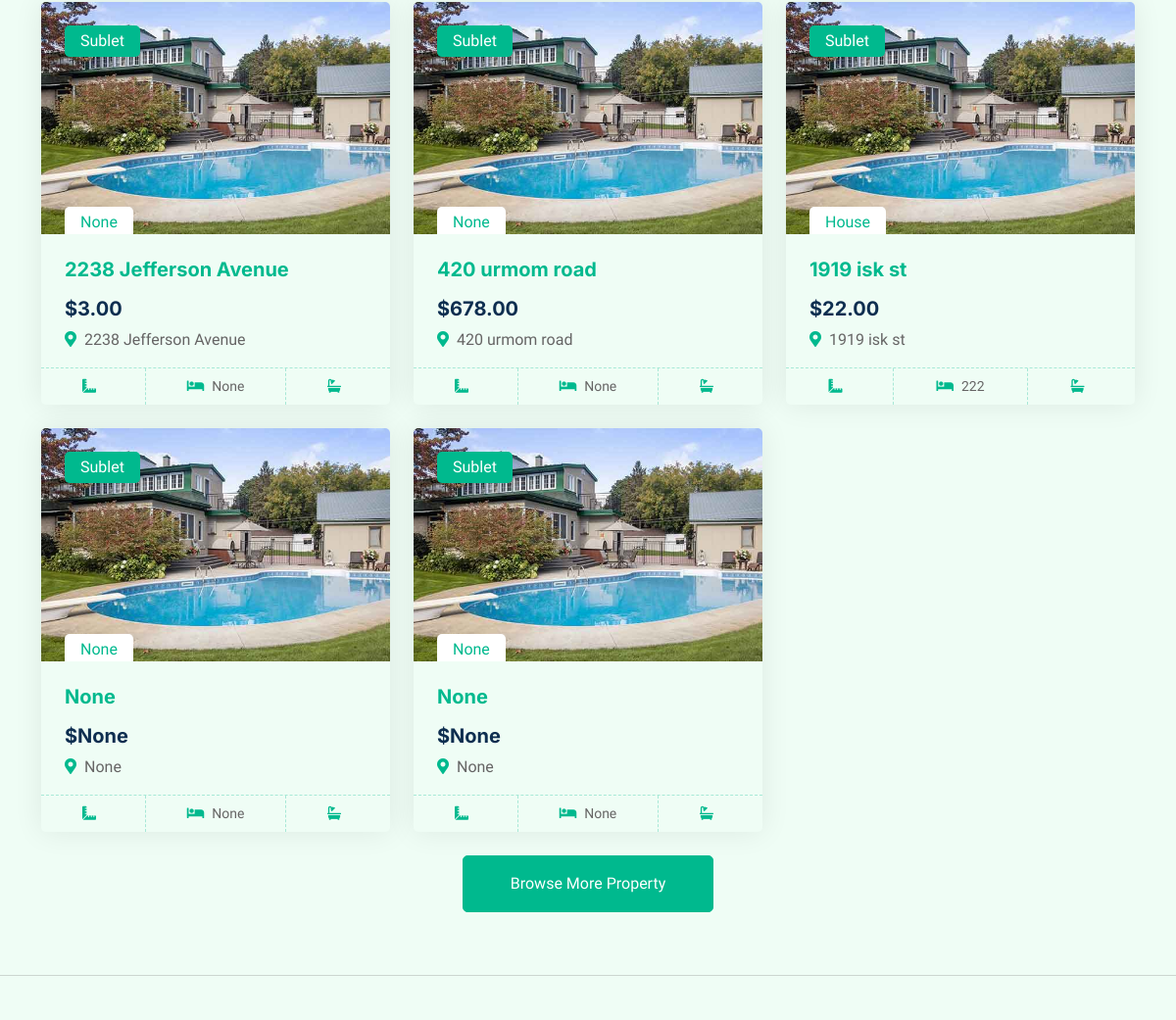
/home/ (middle part), run on an earlier commit of the app's database.
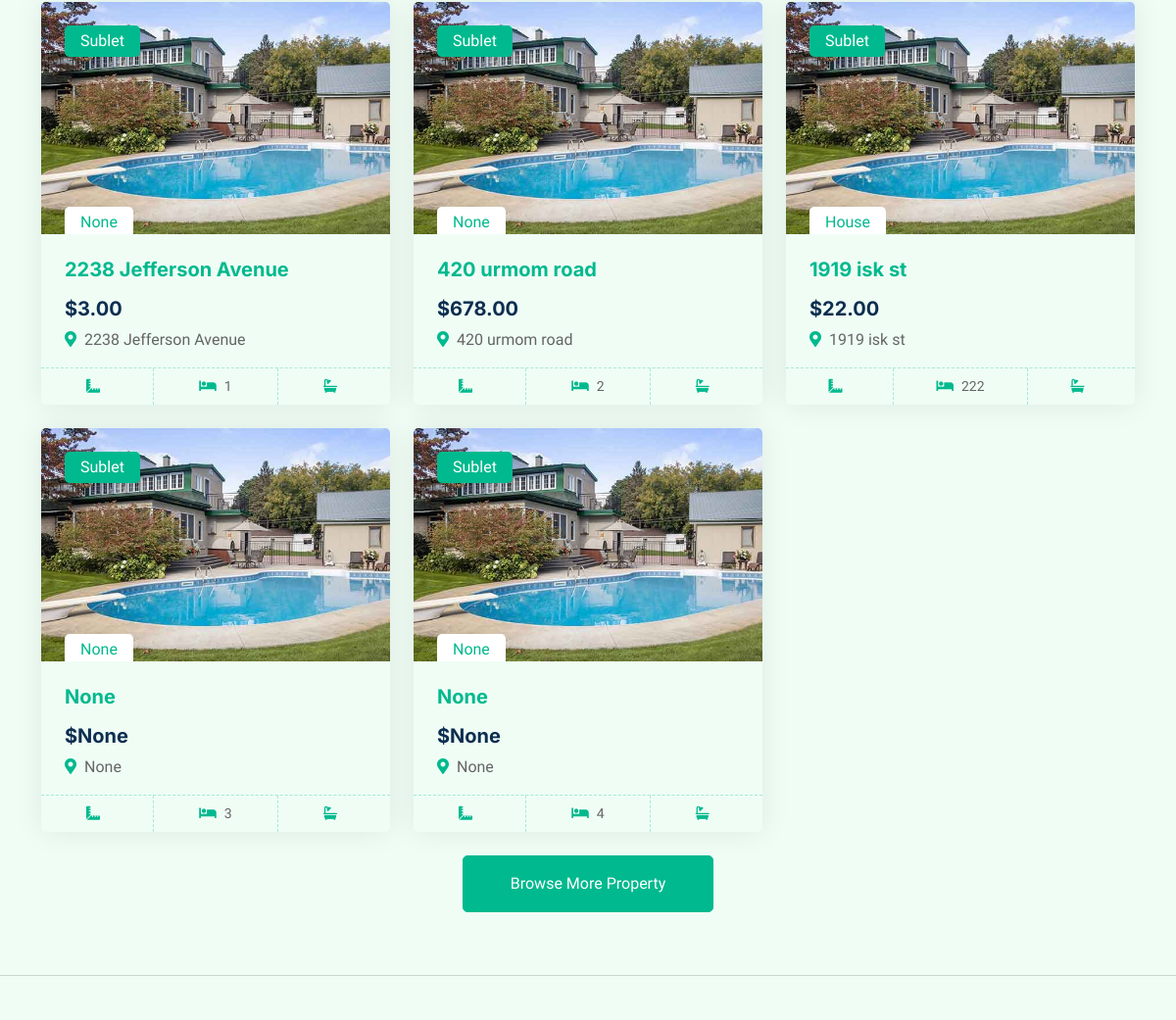
And on a later commit of the database.
### hello/models.py (models this page shows)
class allinformation(models.Model):
    user = models.ForeignKey(User, on_delete=models.CASCADE, null=True)
    address = models.CharField(max_length=200, blank=True, null=True)
    city = models.CharField(max_length=200, blank=True, null=True)
    zip = models.IntegerField( blank=True, null=True)
    state = models.CharField(max_length=22, blank=True, null=True)
    hometype = models.CharField(max_length=100, blank=True, null=True)
    monthlyprice = models.DecimalField(max_digits = 100, decimal_places=2, blank=True, null=True)
    securitydeposit = models.DecimalField(max_digits = 100, decimal_places=2, blank=True, null=True)
    numbertenants = models.IntegerField(blank=True, null=True)
    gender = models.CharField(max_length=20, blank=True, null=True)
    beds = models.IntegerField( blank=True, null=True)
    addrentinfo = models.CharField(max_length=300, blank=True, null=True)
    parking = models.CharField(max_length=4, blank=True, null=True)
    pets = models.CharField(max_length=4, blank=True, null=True)
    laundry = models.CharField(max_length=20, blank=True, null=True)
    addamenityinfo = models.CharField(max_length=300, blank=True, null=True)
    image = models.ImageField(upload_to=None, height_field=None, width_field=None, max_length=100,blank=True, null=True )

### hello/views.py (the view)
# urls.py: path("home/", views.home, name="home"),
def home(request):
    shome_list = allinformation.objects.all()
    return render(request, 'hello/home.html', {'shome_list': shome_list})

### hello/templates/hello/home.html (shortened to what this page needs)
{% extends "hello/layout.html" %}
{% load static %}
{% block content %}
    <head>
        <link href="https://cdnjs.cloudflare.com/ajax/libs/font-awesome/5.10.0/css/all.min.css" rel="stylesheet">
        <link href="https://cdn.jsdelivr.net/npm/bootstrap-icons@1.4.1/font/bootstrap-icons.css" rel="stylesheet">
        <link href="{% static 'lib/animate/animate.min.css' %}" rel="stylesheet">
        <link href="{% static 'lib/owlcarousel/assets/owl.carousel.min.css' %}" rel="stylesheet">
        <link href="{% static 'hello/css/bootstrap.min.css' %}" rel="stylesheet">
        <link href="{% static 'hello/css/style.css' %}" rel="stylesheet">
    </head>
    <div class="container-xxl py-5">
        <div class="container">
            <div class="tab-content">
                <div id="tab-1" class="tab-pane fade show p-0 active">
                    <div class="row g-4">
                        {% for listing in shome_list%}
                        <div class="col-lg-4 col-md-6 wow fadeInUp" data-wow-delay="0.1s">
                            <div class="property-item rounded overflow-hidden">
                                <div class="position-relative overflow-hidden">
                                            <a href="{% url 'view_listing' listing.id %}"><img class="img-fluid" src="{% static 'hello/images/property-3.jpg'%}" alt=""></a>
                                    <div class="bg-primary rounded text-white position-absolute start-0 top-0 m-4 py-1 px-3">Sublet</div>
                                    <div class="bg-white rounded-top text-primary position-absolute start-0 bottom-0 mx-4 pt-1 px-3">{{listing.hometype}}</div>
                                </div>
                                <div class="p-4 pb-0">
                                    <h5 class="text-primary mb-3">{{listing.address}}</h5>
                                    <a class="d-block h5 mb-2" href="" id="{{listing.id}}">${{listing.monthlyprice}}</a>
                                    <p><i class="fa fa-map-marker-alt text-primary me-2"></i>{{listing.address}}</p>
                                </div>
                                <div class="d-flex border-top">
                                    <small class="flex-fill text-center border-end py-2"><i class="fa fa-ruler-combined text-primary me-2"></i>{{listing.size}}</small>
                                    <small class="flex-fill text-center border-end py-2"><i class="fa fa-bed text-primary me-2"></i>{{listing.beds}}</small>
                                    <small class="flex-fill text-center py-2"><i class="fa fa-bath text-primary me-2"></i>{{listing.bath}}</small>
                                </div>
                            </div>
                        </div>
                        {% endfor %}
                        <div class="col-12 text-center">
                            <a class="btn btn-primary py-3 px-5" href="">Browse More Property</a>
                        </div>
                    </div>
                </div>
            </div>
        </div>
    </div>
{% endblock %}

What changed in the data, as far as the page shows it:
changed allinformation "2238 Jefferson Avenue": beds "None" → "1"
changed allinformation "420 urmom road": beds "None" → "2"
changed allinformation (number 4 of 5 on the later page): beds "None" → "3"
changed allinformation (number 5 of 5 on the later page): beds "None" → "4"
